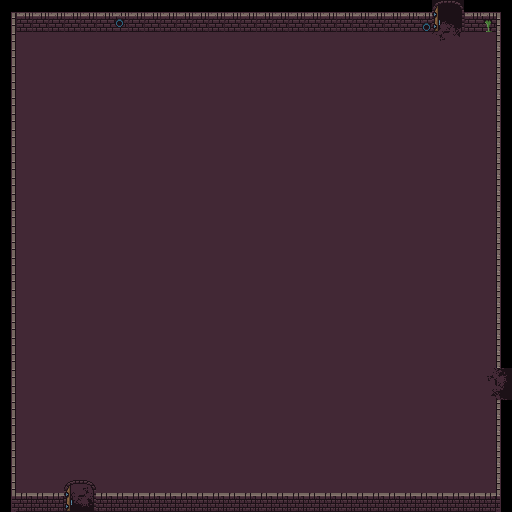

Below is a game level as drawn by its tile map, then a one-line description and the .tmx that defines it (tile-layer data replaced by summaries):
An orthogonal 32x32 tile map with 16x16 px tiles, 3 tile layers (Background, Ground, Obstacle).

<map version="1.5" tiledversion="1.5.0" orientation="orthogonal" renderorder="right-down" width="32" height="32" tilewidth="16" tileheight="16" infinite="0" nextlayerid="4" nextobjectid="1">
 <tileset firstgid="1" name="dirt_dungeon_tileset" tilewidth="16" tileheight="16" tilecount="180" columns="20">
  <image source="../dirt_dungeon_tileset.png" width="320" height="144" />
 </tileset>
 <layer id="1" name="Background" width="32" height="32">
  <data>[1024 cells, 906 non-empty, 2 distinct tile ids]</data>
 </layer>
 <layer id="2" name="Ground" width="32" height="32">
  <data>[1024 cells, 12 non-empty, 12 distinct tile ids]</data>
 </layer>
 <layer id="3" name="Obstacle" width="32" height="32">
  <data>[1024 cells, 184 non-empty, 19 distinct tile ids]</data>
 </layer>
</map>